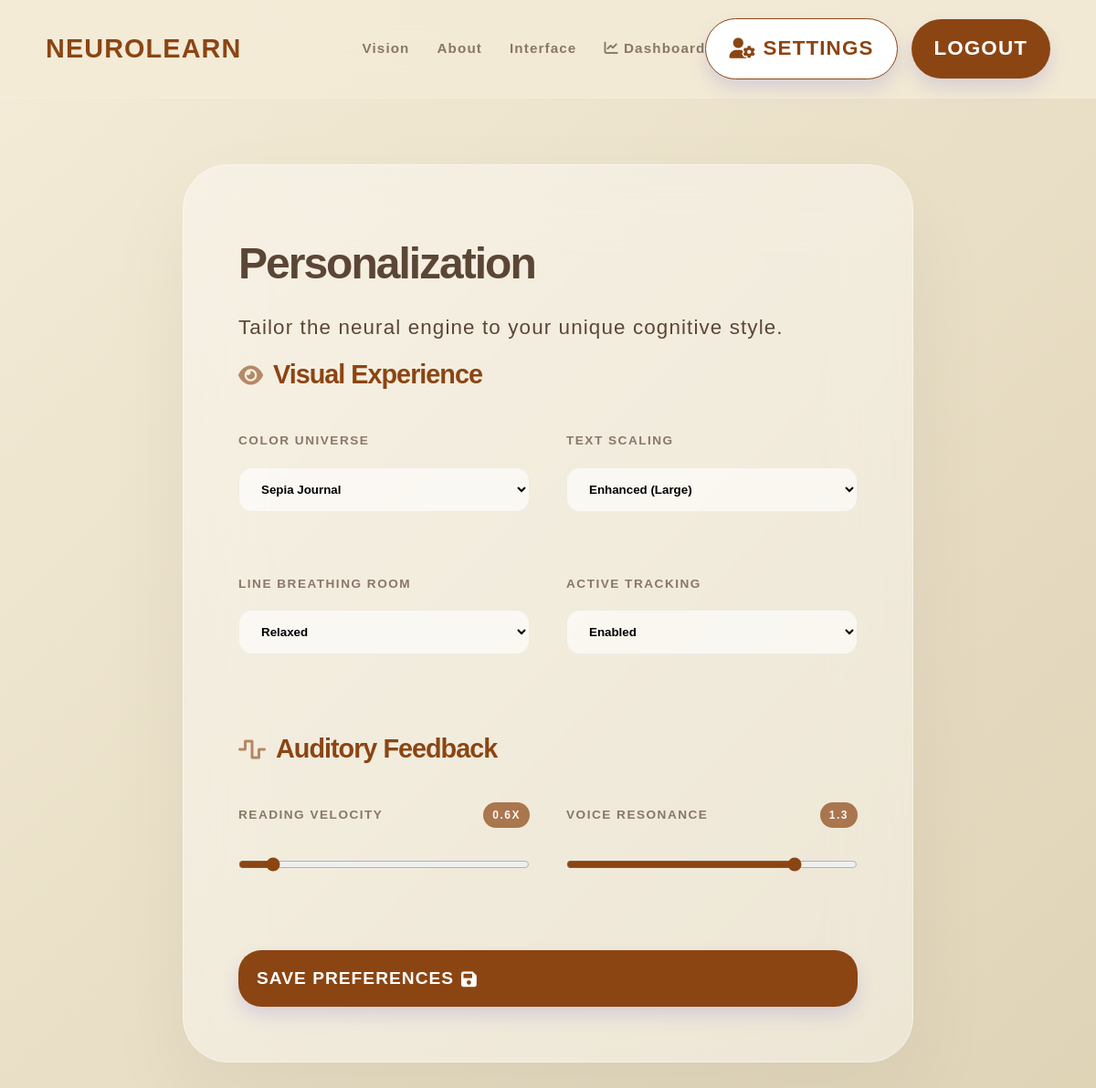
The app's page /profile (signed in), older data.
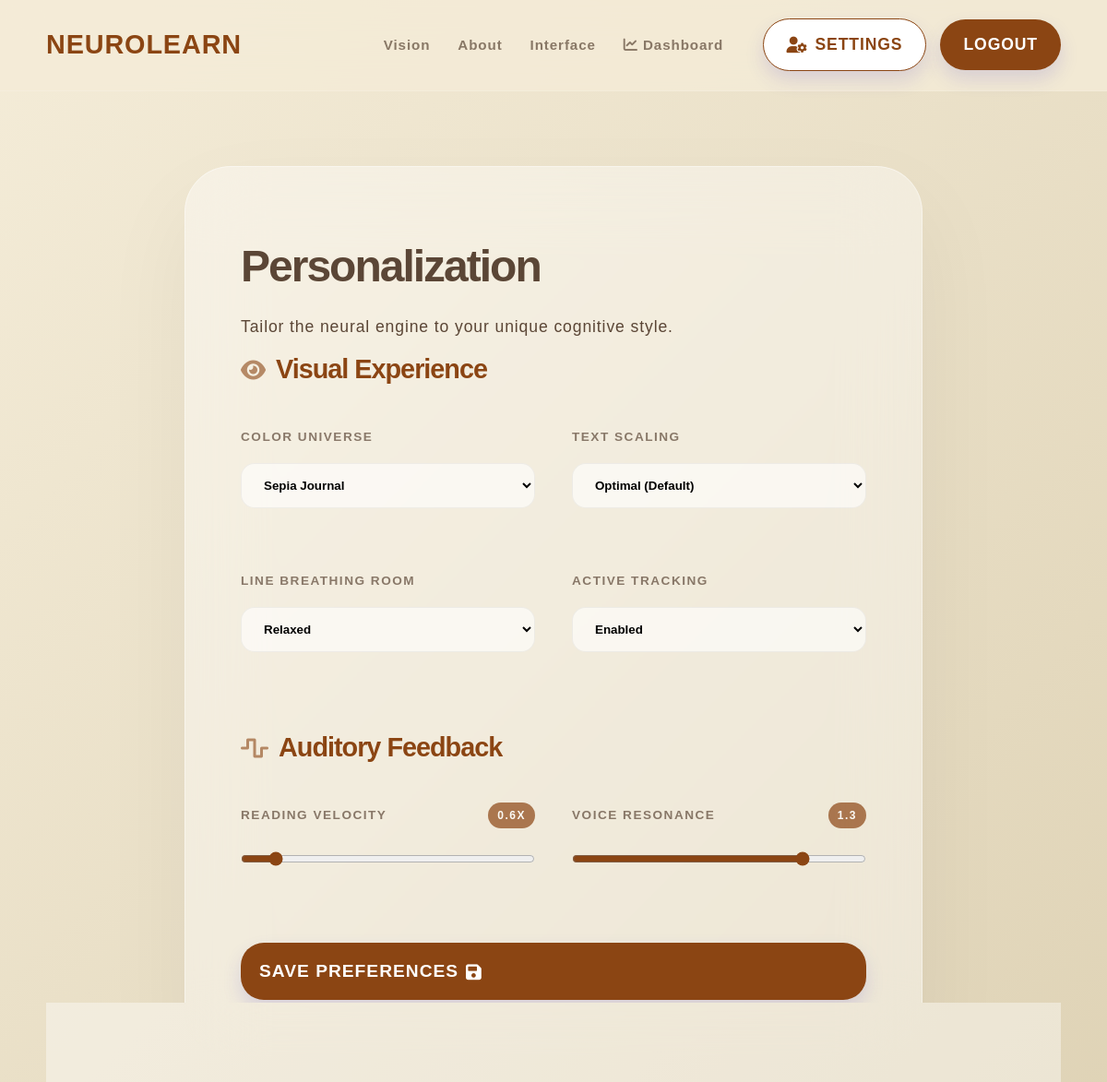
The same page, newer data.
### models.py (models this page shows)
class UserProfile(db.Model):
    id = db.Column(db.Integer, primary_key=True)
    user_id = db.Column(db.Integer, db.ForeignKey('user.id'), nullable=False)
    theme = db.Column(db.String(50), default='light')
    font_size = db.Column(db.String(50), default='medium')
    line_spacing = db.Column(db.String(50), default='normal')
    highlight_active = db.Column(db.Boolean, default=True)
    tts_speed = db.Column(db.Float, default=0.85)
    tts_pitch = db.Column(db.Float, default=1.0)

### app.py (the view, shortened to what this page needs)
@app.route('/profile', methods=['GET', 'POST'])
@login_required
def profile():
    profile = current_user.profile
    if not profile:
        profile = UserProfile(user_id=current_user.id)
        db.session.add(profile)
        db.session.commit()
    return render_template('profile.html', profile=profile)

### app.py (called while the page is built)
@login_manager.user_loader
def load_user(user_id):
    return User.query.get(int(user_id))

### templates/profile.html (shortened to what this page needs)
{% extends "base.html" %}
{% block content %}
<div class="profile-container">
    <div class="settings-card" data-aos="zoom-in">
        <div class="text-center mb-5">
            <h1 class="fw-bold" style="font-size: 3rem; letter-spacing: -2px;">Personalization</h1>
            <p class="opacity-60 fw-bold">Tailor the neural engine to your unique cognitive style.</p>
        </div>
        <form method="POST">
            <div class="section-title"><i class="fas fa-eye"></i> Visual Experience</div>
            <div class="settings-grid">
                <div class="setting-item">
                    <label>Color Universe</label>
                    <select name="theme">
                        <option value="sepia" {% if profile.theme == 'sepia' %}selected{% endif %}>Sepia Journal</option>
                    </select>
                </div>
                <div class="setting-item">
                    <label>Text Scaling</label>
                    <select name="font_size">
                        <option value="medium" {% if profile.font_size == 'medium' %}selected{% endif %}>Optimal (Default)</option>
                        <option value="large" {% if profile.font_size == 'large' %}selected{% endif %}>Enhanced (Large)</option>
                    </select>
                </div>
                <div class="setting-item">
                    <label>Line Breathing Room</label>
                    <select name="line_spacing">
                        <option value="relaxed" {% if profile.line_spacing == 'relaxed' %}selected{% endif %}>Relaxed</option>
                    </select>
                </div>
                <div class="setting-item">
                    <label>Active Tracking</label>
                    <select name="highlight_active">
                        <option value="1" {% if profile.highlight_active %}selected{% endif %}>Enabled</option>
                    </select>
                </div>
            </div>
            <div class="section-title"><i class="fas fa-wave-square"></i> Auditory Feedback</div>
            <div class="settings-grid">
                <div class="setting-item">
                    <label>Reading Velocity <span class="val-badge" id="speedVal">{{ profile.tts_speed }}x</span></label>
                    <input type="range" name="tts_speed" min="0.5" max="1.5" step="0.1" value="{{ profile.tts_speed }}" oninput="document.getElementById('speedVal').innerText=this.value+'x'">
                </div>
                <div class="setting-item">
                    <label>Voice Resonance <span class="val-badge" id="pitchVal">{{ profile.tts_pitch }}</span></label>
                    <input type="range" name="tts_pitch" min="0.5" max="1.5" step="0.1" value="{{ profile.tts_pitch }}" oninput="document.getElementById('pitchVal').innerText=this.value">
                </div>
            </div>
            <button type="submit" class="btn-glow save-btn">
                SAVE PREFERENCES <i class="fas fa-save ms-2"></i>
            </button>
        </form>
    </div>
</div>
{% endblock %}

### templates/base.html (shortened to what this page needs)
<!DOCTYPE html>
<html lang="en">
<head>
    <link href="https://cdnjs.cloudflare.com/ajax/libs/font-awesome/6.0.0/css/all.min.css" rel="stylesheet">
</head>
<body class="{{ current_user.profile.theme if current_user.is_authenticated and current_user.profile else 'light' }} font-{{ current_user.profile.font_size if current_user.is_authenticated and current_user.profile else 'medium' }} spacing-{{ current_user.profile.line_spacing if current_user.is_authenticated and current_user.profile else 'normal' }}">
    <nav>
        <a href="{{ url_for('index') }}" class="logo">NEUROLEARN</a>
        <div class="nav-links">
            <a href="{{ url_for('index') }}">Vision</a>
            <a href="{{ url_for('about') }}">About</a>
            <a href="{{ url_for('reader') }}">Interface</a>
            {% if current_user.is_authenticated %}
                <a href="{{ url_for('dashboard') }}"><i class="fas fa-chart-line"></i> Dashboard</a>
            {% endif %}
        </div>
        <div class="nav-right">
            {% if current_user.is_authenticated %}
                <a href="{{ url_for('profile') }}" class="btn-glow" style="background: white; color: var(--primary-indigo) !important; border: 1px solid var(--primary-indigo);">
                    <i class="fas fa-user-cog"></i> SETTINGS
                </a>
                <a href="{{ url_for('logout') }}" class="btn-glow">LOGOUT</a>
            {% else %}
                <a href="{{ url_for('login') }}" class="btn-glow">LOGIN</a>
            {% endif %}
        </div>
    </nav>
    <div class="content-wrapper">
        {% block content %}{% endblock %}
    </div>
</body>
</html>

### templates/base.html (style rules this page uses)
:root { --bg-gradient: linear-gradient(135deg, #fce7f3 0%, #e0f2fe 100%); --primary-indigo: #4338ca; --text-main: #1e1b4b; --accent-pink: #fbcfe8; --accent-blue: #bae6fd; --glass: rgba(255, 255, 255, 0.4); --nav-bg: rgba(255, 255, 255, 0.3); --hl-homophone: #FFF59D; --hl-visually: #B2DFDB; --hl-misread: #F8BBD0; }
body.sepia { --bg-gradient: linear-gradient(135deg, #f4ecd8 0%, #dfd3b6 100%); --text-main: #5b4636; --primary-indigo: #8b4513; --nav-bg: rgba(244, 236, 216, 0.8); }
* { margin: 0; padding: 0; box-sizing: border-box; font-family: 'Outfit', 'OpenDyslexic', sans-serif; }
body { margin: 0; padding: 0; min-height: 100vh; color: var(--text-main); background: var(--bg-gradient); transition: all 0.4s ease; position: relative; }
nav { position: fixed; top: 0; width: 100%; z-index: 1000; padding: 20px 50px; display: grid; grid-template-columns: 1fr auto 1fr; align-items: center; background: var(--nav-bg); backdrop-filter: blur(20px); border-bottom: 1px solid rgba(255,255,255,0.1); transition: background 0.4s ease; }
.logo { font-size: 1.8rem; font-weight: 800; color: var(--primary-indigo); text-decoration: none; justify-self: start; }
.nav-links { display: flex; gap: 30px; align-items: center; justify-self: center; }
.nav-links a { text-decoration: none; color: var(--text-main); opacity: 0.7; font-weight: 600; transition: 0.3s; font-size: 0.95rem; }
.nav-right { justify-self: end; display: flex; gap: 15px; align-items: center; }
.btn-glow { padding: 10px 25px; border-radius: 50px; background: var(--primary-indigo); color: white !important; font-weight: 700; text-decoration: none; transition: 0.4s; box-shadow: 0 10px 20px rgba(67, 56, 202, 0.15); border: none; cursor: pointer; display: inline-flex; align-items: center; gap: 8px; }
.content-wrapper { margin-top: 100px; padding: 20px; }
.font-medium { font-size: 1.1rem; }
.spacing-relaxed { line-height: 2.0; letter-spacing: 0.05em; }

### templates/profile.html (style rules this page uses)
.profile-container { padding: 60px 20px; display: flex; justify-content: center; }
.settings-card { background: var(--glass); backdrop-filter: blur(40px); border-radius: 50px; padding: 60px; border: 1px solid rgba(255, 255, 255, 0.4); box-shadow: 0 40px 100px rgba(0, 0, 0, 0.05); width: 100%; max-width: 800px; }
.section-title { font-size: 1.8rem; font-weight: 800; color: var(--primary-indigo); margin-bottom: 30px; display: flex; align-items: center; gap: 12px; letter-spacing: -1px; }
.section-title i { font-size: 1.5rem; opacity: 0.6; }
.settings-grid { display: grid; grid-template-columns: 1fr 1fr; gap: 40px; margin-bottom: 50px; }
.setting-item { margin-bottom: 25px; }
.setting-item label { display: block; font-weight: 800; font-size: 0.85rem; text-transform: uppercase; letter-spacing: 1.5px; margin-bottom: 15px; opacity: 0.7; }
select, input[type="range"] { width: 100%; padding: 15px 20px; border-radius: 15px; border: 1px solid rgba(0,0,0,0.05); background: rgba(255,255,255,0.6); font-weight: 600; font-family: inherit; transition: 0.3s; }
input[type="range"] { padding: 0; cursor: pointer; height: 8px; border: none; accent-color: var(--primary-indigo); }
.val-badge { background: var(--primary-indigo); color: white; padding: 2px 10px; border-radius: 20px; font-size: 0.75rem; float: right; }
.save-btn { width: 100%; padding: 20px; border-radius: 25px; font-size: 1.2rem; font-weight: 800; letter-spacing: 1px; }

Row changes from the older to the newer data that the page shows:
changed UserProfile "Sepia Journal": font_size "Enhanced (Large)" → "Optimal (Default)"
